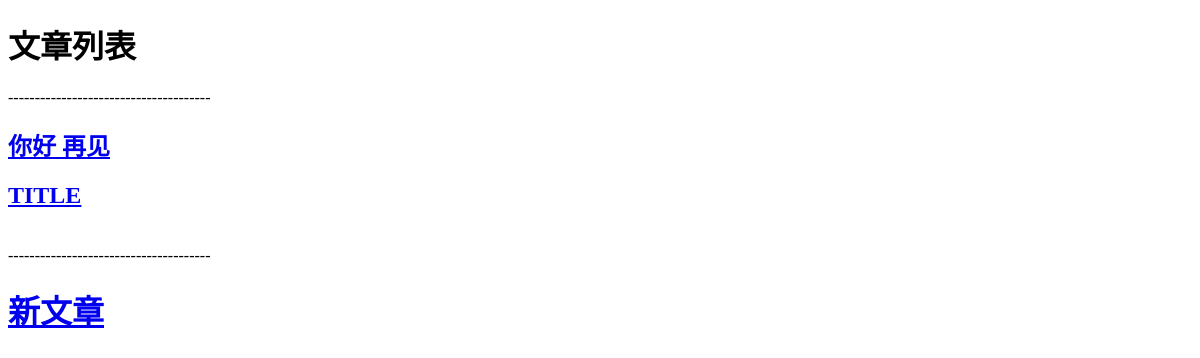
/blog/index/, run on an earlier commit of the app's database.
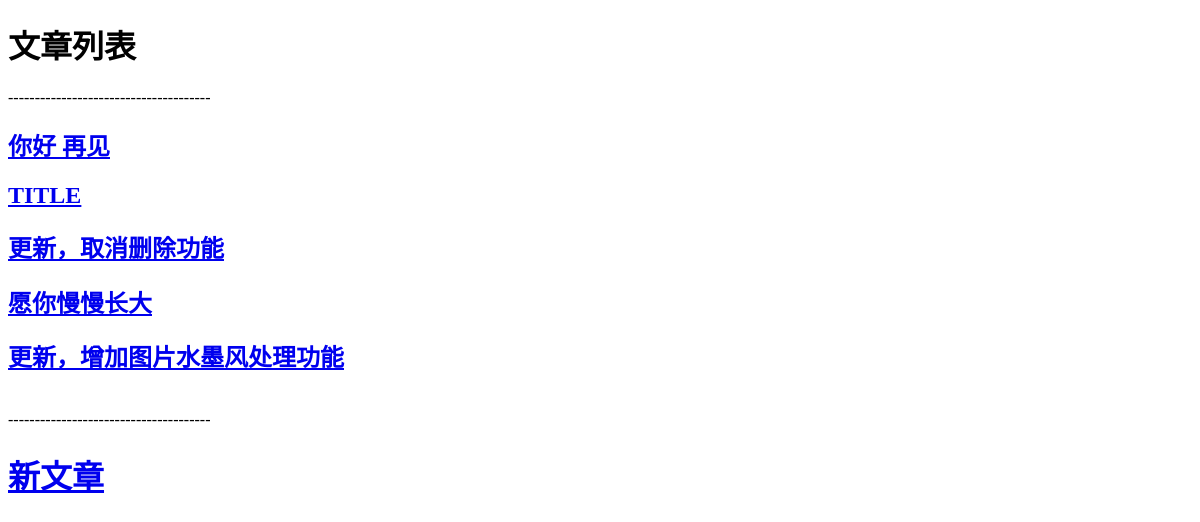
And on a later commit of the database.
### blog/models.py (models this page shows, shortened)
class Article(models.Model):
    title = models.CharField(max_length=32, default='title')
    content = models.TextField(null=True)

### blog/views.py (the view)
# urls.py: path('index/',views.index,name = 'index'),
def index(request):
    articles = models.Article.objects.all()
    return render(request, 'blog/index.html', {'articles': articles})

### blog/templates/blog/index.html (shortened to what this page needs)
<!DOCTYPE html>
<html lang="en">
<head>
</head>
<body>
<h1>文章列表</h1>
<span>--------------------------------------</span>
<br>
{% for article in articles %}
    <h2><a href="{% url 'blog:article_page' article.id %}">{{article.title}}</a></h2>
{% endfor %}<br>
<span>--------------------------------------</span>
<h1><a href="{% url 'blog:edit_page'%}">新文章</a></h1>
</body>
</html>

What changed in the data, as far as the page shows it:
added Article: title "更新，取消删除功能"
added Article: title "愿你慢慢长大"
added Article: title "更新，增加图片水墨风处理功能"
